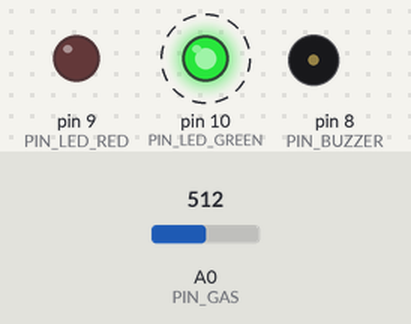
This program was run on a simulated Arduino Uno, built with avr-gcc and run on an emulated ATmega328P. Parts: output pins drawn as LEDs (lit = HIGH), buzzer (waves = sounding, pin HIGH). Dashed ring = blinking. The inputs (shaded band) are chosen by the test bench; at power-on: A0 (PIN_GAS) = 512. What the program prints to the serial monitor is not drawn.

Above: at 0.1 s.
Timing chart, 0 to 40.0 s (numbered marks = the images above):
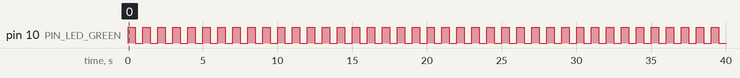

Measured:
- by itself, pin 10 (PIN_LED_GREEN): alternates HIGH for 0.50 s and LOW for 0.50 s

The program:

main.cpp
```cpp
#include <Arduino.h>

/*
 * Project 02 — Gas leak alarm
 * Board: Arduino Uno. Wiring table: ../README.md
 *
 * The MQ-2 does not give ppm. This sketch measures the clean-air level after
 * warm-up and raises the alarm when the reading climbs a fixed margin above
 * that baseline. Two margins (on / off) stop the buzzer chattering.
 */

#define PIN_GAS A0
#define PIN_BUZZER 8
#define PIN_LED_RED 9
#define PIN_LED_GREEN 10

#define WARMUP_MS 60000UL       // MQ-2 heater needs time before readings settle
#define SAMPLE_INTERVAL_MS 100
#define BASELINE_SAMPLES 50
#define ALARM_MARGIN 150        // ADC counts above baseline that start the alarm
#define CLEAR_MARGIN 100        // must fall below this margin to stop it
#define BEEP_INTERVAL_MS 200
#define REPORT_INTERVAL_MS 1000

enum State { WARMING_UP, CALIBRATING, MONITORING, ALARM };

static State state = WARMING_UP;
static float smoothed = 0;
static long baselineSum = 0;
static int baselineCount = 0;
static int baseline = 0;
static unsigned long lastSampleMs = 0;
static unsigned long lastBeepMs = 0;
static unsigned long lastReportMs = 0;
static bool beepOn = false;

static void setOutputs(bool red, bool green, bool buzzer) {
  digitalWrite(PIN_LED_RED, red ? HIGH : LOW);
  digitalWrite(PIN_LED_GREEN, green ? HIGH : LOW);
  digitalWrite(PIN_BUZZER, buzzer ? HIGH : LOW);
}

static void report(unsigned long now) {
  if (now - lastReportMs < REPORT_INTERVAL_MS) {
    return;
  }
  lastReportMs = now;

  // gas, alarm-on level, alarm-off level — three lines on the Serial Plotter
  Serial.print(static_cast<int>(smoothed));
  Serial.print(",");
  Serial.print(baseline + ALARM_MARGIN);
  Serial.print(",");
  Serial.println(baseline + CLEAR_MARGIN);
}

void setup() {
  Serial.begin(9600);
  pinMode(PIN_BUZZER, OUTPUT);
  pinMode(PIN_LED_RED, OUTPUT);
  pinMode(PIN_LED_GREEN, OUTPUT);
  setOutputs(false, false, false);

  smoothed = analogRead(PIN_GAS);
  Serial.println("# Warming up MQ-2 for 60 s");
}

void loop() {
  const unsigned long now = millis();

  if (now - lastSampleMs >= SAMPLE_INTERVAL_MS) {
    lastSampleMs = now;
    // Exponential moving average: 90 % old value, 10 % new sample.
    smoothed = 0.9f * smoothed + 0.1f * analogRead(PIN_GAS);

    if (state == CALIBRATING) {
      baselineSum += static_cast<long>(smoothed);
      baselineCount++;
      if (baselineCount >= BASELINE_SAMPLES) {
        baseline = baselineSum / baselineCount;
        state = MONITORING;
        Serial.print("# Baseline: ");
        Serial.println(baseline);
        Serial.println("gas,alarm_on,alarm_off");
      }
    }
  }

  switch (state) {
    case WARMING_UP:
      // Slow green blink so it is obvious the alarm is not armed yet.
      setOutputs(false, (now / 500) % 2 == 0, false);
      if (now >= WARMUP_MS) {
        state = CALIBRATING;
      }
      break;

    case CALIBRATING:
      setOutputs(false, (now / 150) % 2 == 0, false);
      break;

    case MONITORING:
      setOutputs(false, true, false);
      if (smoothed > baseline + ALARM_MARGIN) {
        state = ALARM;
        Serial.println("# ALARM: gas above threshold");
      }
      report(now);
      break;

    case ALARM:
      if (now - lastBeepMs >= BEEP_INTERVAL_MS) {
        lastBeepMs = now;
        beepOn = !beepOn;
      }
      setOutputs(true, false, beepOn);
      if (smoothed < baseline + CLEAR_MARGIN) {
        state = MONITORING;
        beepOn = false;
        Serial.println("# Cleared");
      }
      report(now);
      break;
  }
}
```
